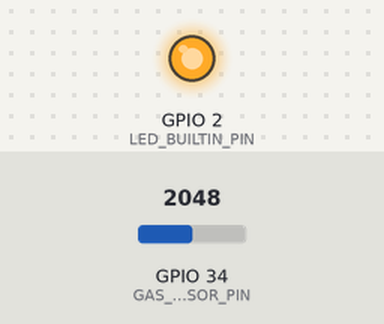
A sketch run on a simulated ESP32. Shown: output pins drawn as LEDs (lit = HIGH). The inputs (shaded band) are chosen by the test bench; at power-on: GPIO 34 (GAS_SENSOR_PIN) = 2048. WiFi joins after 1.5 s; servers stay silent unless stated; EEPROM starts erased; no MQTT or app messages arrive unless stated; what the sketch prints to the serial monitor is not drawn.

Above: at 2.1 s.
At 31.6 s:
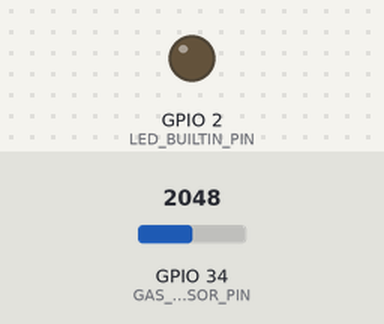
Timing chart, 0 to 33.1 s (numbered marks = the images above):
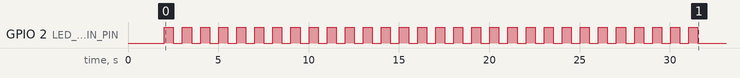

The sketch:

esp32_gas_node.ino
```cpp
/*
 * ════════════════════════════════════════════════
 *  FireWatch IoT — ESP32 Gas Detection Node
 *  Sensor : MQ-6 (analog, GPIO34)
 *  Topic  : <prefix>/gas   (prefix set via config portal)
 *  Broker : configurable — captive portal on first boot
 * ════════════════════════════════════════════════
 *  Libraries (Arduino Library Manager):
 *    - PubSubClient  by Nick O'Leary
 *    - WiFiManager   by tzapu/tablatronix
 * ════════════════════════════════════════════════
 *  First-boot setup:
 *    1. Power on → AP "FireWatch-Gas" appears
 *    2. Connect phone/laptop to that AP
 *    3. Browser opens portal at 192.168.4.1
 *    4. Enter WiFi SSID/password, MQTT broker host,
 *       port, and topic prefix → click Save
 *    5. Device reboots and connects automatically
 *    6. Config stored in NVS (survives power cycles)
 *    7. To reconfigure: hold BOOT button 3 s
 * ════════════════════════════════════════════════
 */

#include <Preferences.h>
#include <PubSubClient.h>
#include <WiFi.h>
#include <WiFiManager.h>

// ── Runtime config (loaded from NVS via Preferences) ─────────────────────
struct FWConfig {
  char mqtt_broker[64];
  int  mqtt_port;
  char topic_prefix[32];
};
FWConfig cfg;

// Derived MQTT topics — rebuilt after loadConfig()
char MQTT_TOPIC[48];
char MQTT_STATUS_TOPIC[48];
const char *MQTT_CLIENT = "fw2352_esp32_gas";

Preferences prefs;

void loadConfig() {
  prefs.begin("fw_gas", true);   // read-only namespace
  String broker = prefs.getString("broker", "broker.hivemq.com");
  cfg.mqtt_port  = prefs.getInt   ("port",    1883);
  String prefix  = prefs.getString("prefix",  "fw2352");
  prefs.end();
  broker.toCharArray(cfg.mqtt_broker,  sizeof(cfg.mqtt_broker));
  prefix.toCharArray(cfg.topic_prefix, sizeof(cfg.topic_prefix));
  snprintf(MQTT_TOPIC,        sizeof(MQTT_TOPIC),        "%s/gas",    cfg.topic_prefix);
  snprintf(MQTT_STATUS_TOPIC, sizeof(MQTT_STATUS_TOPIC), "%s/status", cfg.topic_prefix);
  Serial.printf("[CFG] broker=%s  port=%d  prefix=%s\n",
                cfg.mqtt_broker, cfg.mqtt_port, cfg.topic_prefix);
}

void saveConfig() {
  prefs.begin("fw_gas", false);  // read-write
  prefs.putString("broker", cfg.mqtt_broker);
  prefs.putInt   ("port",   cfg.mqtt_port);
  prefs.putString("prefix", cfg.topic_prefix);
  prefs.end();
  Serial.println("[CFG] Config saved to NVS.");
}

// ── Pins ──
const int GAS_SENSOR_PIN = 34; // ADC1_CH6 — analog read
const int LED_BUILTIN_PIN = 2; // Onboard LED
const int BUZZER_PIN = 25;     // Optional buzzer
const int BUZZER_CHANNEL = 0;  // LEDC channel for buzzer (ESP32)

// ── Thresholds ── (auto-calibrated at startup — see calibrateBaseline())
// MQ-6 sensor baseline varies per unit — we measure it during warmup.
int GAS_BASELINE      = 0;   // set by calibrateBaseline()
const int GAS_DELTA_WARN  = 65;  // ADC rise above baseline = warning
const int GAS_DELTA_ALERT = 105; // ADC rise above baseline = gas leak
const int GAS_SCALE_RANGE = 200; // delta range mapped to 0–1023 for dashboard

// ── Timing ──
const unsigned long PUBLISH_INTERVAL = 2000; // ms
unsigned long lastPublish = 0;

// ── Edge Computation: Ring-buffer Moving Average ─────────────────────────
const int MA_SIZE = 10;                 // slots — 10 × 2 s = 20 s window
uint16_t gasBuf[MA_SIZE] = {0};
int gaBufIdx  = 0;
bool gaBufFull = false;

// ── Edge Computation: Rate-of-Change ─────────────────────────────────────
int  gaPrevSmoothed    = -1;           // -1 = not seeded yet (skip ROC on first cycle)
const int ROC_RISING_THRESHOLD = 20;   // ADC units per cycle ⇒ considered rising

// ── Edge Computation: Delta-based Conditional Publish ────────────────────
int          gaLastPublishedValue  = -999;
const char  *gaLastPublishedStatus = "";
unsigned long gaLastForcedPublish  = 0;
const unsigned long FORCED_PUB_INTERVAL = 30000; // 30 s heartbeat
const int    DELTA_THRESHOLD = 5;      // suppress if norm value drifts ≤ this

// ── Offline queue: buffer up to 10 payloads when broker is unreachable ─────
#define OFFLINE_QUEUE_SIZE 10
String offlineQueue[OFFLINE_QUEUE_SIZE];
int    oqHead  = 0;   // index of oldest entry
int    oqTail  = 0;   // index where next entry is written
int    oqCount = 0;   // number of buffered entries

void queuePayload(const char *payload) {
  offlineQueue[oqTail] = payload;
  oqTail = (oqTail + 1) % OFFLINE_QUEUE_SIZE;
  if (oqCount < OFFLINE_QUEUE_SIZE) {
    oqCount++;
  } else {
    oqHead = (oqHead + 1) % OFFLINE_QUEUE_SIZE; // overwrite oldest
    Serial.println("[Q] Buffer full — oldest entry overwritten");
  }
  Serial.printf("[Q] Queued (#%d): %s\n", oqCount, payload);
}

void flushQueue();

WiFiClient espClient;
PubSubClient mqttClient(espClient);

void setup() {
  Serial.begin(115200);
  Serial.println("\n[FireWatch] ESP32 Gas Detection Node Starting...");

  pinMode(LED_BUILTIN_PIN, OUTPUT);
  // Set up LEDC for buzzer (ESP32 PWM — replaces tone())
  ledcAttach(BUZZER_PIN, 2000,
             8); // ESP32 Core v3.x API: attach pin, freq 2kHz, 8-bit resolution
  ledcWriteTone(BUZZER_PIN, 0); // silent

  // Load saved broker/prefix config from NVS (or defaults on first boot)
  loadConfig();
  // connectWiFi() launches WiFiManager portal if no credentials are stored
  connectWiFi();

  mqttClient.setKeepAlive(60);
  mqttClient.setSocketTimeout(10);

  // Calibrate baseline BEFORE connecting MQTT so first publish is accurate
  calibrateBaseline();

  connectMQTT();
  Serial.println("[FireWatch] Gas node ready.");
}

// ── Baseline auto-calibration ─────────────────────────────────────
void calibrateBaseline() {
  Serial.println("[GAS] Calibrating baseline — sensor warming up (30s). Keep area clear of gas/smoke!");
  // Blink slowly during calibration
  long sum = 0;
  const int SAMPLES = 60;  // one sample every 500ms = 30 seconds
  for (int i = 0; i < SAMPLES; i++) {
    sum += analogRead(GAS_SENSOR_PIN);
    digitalWrite(LED_BUILTIN_PIN, i % 2);
    Serial.printf("[GAS] Calibration %d/%d  raw=%d\n", i + 1, SAMPLES, (int)analogRead(GAS_SENSOR_PIN));
    delay(500);
  }
  GAS_BASELINE = sum / SAMPLES;
  // Add a small safety margin so slight sensor drift doesn’t cause false alerts
  GAS_BASELINE += 10;
  Serial.printf("[GAS] Baseline set to %d  warn>%d  alert>%d\n",
                GAS_BASELINE,
                GAS_BASELINE + GAS_DELTA_WARN,
                GAS_BASELINE + GAS_DELTA_ALERT);
  digitalWrite(LED_BUILTIN_PIN, LOW);
}

void loop() {
  if (WiFi.status() != WL_CONNECTED) {
    // In-loop reconnect: use WiFi.reconnect() — NOT the full portal
    Serial.println("[WiFi] Disconnected — reconnecting...");
    WiFi.reconnect();
    unsigned long _t = millis();
    while (WiFi.status() != WL_CONNECTED && millis() - _t < 10000) delay(200);
  }
  if (!mqttClient.connected()) {
    connectMQTT();
  }
  mqttClient.loop();

  unsigned long now = millis();
  if (now - lastPublish >= PUBLISH_INTERVAL) {
    lastPublish = now;
    readAndPublishGas();
  }
}

void readAndPublishGas() {
  // ── Step 1: Read ADC + ring-buffer moving average ─────────────────────
  long sum = 0;
  for (int i = 0; i < 5; i++) {
    sum += analogRead(GAS_SENSOR_PIN);
    delay(10);
  }
  int adcValue = sum / 5;

  // Fill ring buffer one slot per publish cycle
  gasBuf[gaBufIdx] = (uint16_t)adcValue;
  gaBufIdx = (gaBufIdx + 1) % MA_SIZE;
  if (gaBufIdx == 0) gaBufFull = true;

  int filledSlots = gaBufFull ? MA_SIZE : gaBufIdx;
  long bufSum = 0;
  for (int i = 0; i < filledSlots; i++) bufSum += gasBuf[i];
  int smoothed = (int)(bufSum / filledSlots);

  // ── Step 2: Normalize + risk score (0–100) ────────────────────────────
  int delta          = constrain(smoothed - GAS_BASELINE, 0, GAS_SCALE_RANGE);
  int normalizedValue = map(delta, 0, GAS_SCALE_RANGE, 0, 1023);
  int riskScore      = (int)map(delta, 0, GAS_SCALE_RANGE, 0, 100);

  // ── Step 3: Rate-of-change (per publish cycle ~2 s) ──────────────────
  int  rateOfChange = 0;
  bool rising       = false;
  if (gaPrevSmoothed >= 0) {
    // Skip ROC on very first cycle — gaPrevSmoothed=0 would give a false RISING spike
    rateOfChange = smoothed - gaPrevSmoothed;
    rising       = (rateOfChange > ROC_RISING_THRESHOLD);
  }
  gaPrevSmoothed = smoothed;

  // ── Step 4: Status classification with early-warn on rising trend ─────
  const char *statusStr;
  bool isAlert = false;

  if (smoothed > GAS_BASELINE + GAS_DELTA_ALERT) {
    statusStr = "leak";
    isAlert   = true;
    for (int i = 0; i < 3; i++) {
      digitalWrite(LED_BUILTIN_PIN, HIGH);
      ledcWriteTone(BUZZER_PIN, 2000);
      delay(100);
      digitalWrite(LED_BUILTIN_PIN, LOW);
      ledcWriteTone(BUZZER_PIN, 0);
      delay(100);
    }
  } else if (smoothed > GAS_BASELINE + GAS_DELTA_WARN || rising) {
    // Rising fast below warn threshold → early-warn
    statusStr = "warning";
    digitalWrite(LED_BUILTIN_PIN, HIGH);
  } else {
    statusStr = "safe";
    digitalWrite(LED_BUILTIN_PIN, LOW);
    ledcWriteTone(BUZZER_PIN, 0);
  }

  // ── Step 5: Delta-based conditional publish ───────────────────────────
  unsigned long now       = millis();
  bool statusChanged      = (strcmp(statusStr, gaLastPublishedStatus) != 0);
  bool valueDrifted       = (abs(normalizedValue - gaLastPublishedValue) > DELTA_THRESHOLD);
  bool heartbeatDue       = (now - gaLastForcedPublish >= FORCED_PUB_INTERVAL);

  Serial.printf("[GAS] raw=%d smooth=%d base=%d delta=%d norm=%d risk=%d roc=%+d %s\n",
                adcValue, smoothed, GAS_BASELINE, delta, normalizedValue,
                riskScore, rateOfChange, rising ? "RISING" : "");

  if (!statusChanged && !valueDrifted && !heartbeatDue) {
    Serial.println("[GAS] Suppressed — no significant change");
    return;
  }

  gaLastPublishedValue  = normalizedValue;
  gaLastPublishedStatus = statusStr;
  gaLastForcedPublish   = now;

  // ── Step 6: Build + publish JSON ─────────────────────────────────────
  char payload[192];
  snprintf(payload, sizeof(payload),
           "{\"value\":%d,\"raw\":%d,\"status\":\"%s\","
           "\"trend\":\"%s\",\"alert\":%s,\"risk\":%d}",
           normalizedValue, adcValue, statusStr,
           rising ? "rising" : "stable",
           isAlert ? "true" : "false",
           riskScore);

  if (mqttClient.connected()) {
    if (mqttClient.publish(MQTT_TOPIC, payload, false)) {
      Serial.printf("[GAS] Published → %s : %s\n", MQTT_TOPIC, payload);
    } else {
      Serial.println("[GAS] Publish FAILED — queuing");
      queuePayload(payload);
    }
  } else {
    queuePayload(payload);
  }
}

// ── Offline queue flush ────────────────────────────────────────────────────
void flushQueue() {
  if (oqCount == 0) return;
  Serial.printf("[Q] Flushing %d buffered payload(s)...\n", oqCount);
  int flushed = 0;
  while (oqCount > 0 && mqttClient.connected()) {
    if (mqttClient.publish(MQTT_TOPIC, offlineQueue[oqHead].c_str(), false)) {
      flushed++;
    } else {
      Serial.println("[Q] Flush publish failed — aborting");
      break;
    }
    oqHead = (oqHead + 1) % OFFLINE_QUEUE_SIZE;
    oqCount--;
  }
  Serial.printf("[Q] Flushed %d payload(s).\n", flushed);
}

void connectWiFi() {
  // ── WiFiManager captive-portal provisioning ────────────────────────────
  // First boot: broadcasts AP "FireWatch-Gas". Connect → 192.168.4.1 →
  // fill in SSID, password, broker host, port, topic prefix → Save.
  // Subsequent boots: reconnects silently using stored credentials.
  WiFiManager wm;
  wm.setConfigPortalTimeout(180);  // close portal after 3 min if unused

  // Custom parameters bound to runtime config
  WiFiManagerParameter p_broker("broker", "MQTT Broker Host",
                                 cfg.mqtt_broker,  63);
  char portBuf[6]; snprintf(portBuf, sizeof(portBuf), "%d", cfg.mqtt_port);
  WiFiManagerParameter p_port  ("port",   "MQTT Port (TCP)",
                                 portBuf,           5);
  WiFiManagerParameter p_prefix("prefix", "Topic Prefix",
                                 cfg.topic_prefix, 31);
  wm.addParameter(&p_broker);
  wm.addParameter(&p_port);
  wm.addParameter(&p_prefix);

  // Persist custom params when user hits Save in the portal
  wm.setSaveParamsCallback([&]() {
    strncpy(cfg.mqtt_broker,  p_broker.getValue(), sizeof(cfg.mqtt_broker)  - 1);
    cfg.mqtt_port = atoi(p_port.getValue());
    if (cfg.mqtt_port <= 0) cfg.mqtt_port = 1883;
    strncpy(cfg.topic_prefix, p_prefix.getValue(), sizeof(cfg.topic_prefix) - 1);
    snprintf(MQTT_TOPIC,        sizeof(MQTT_TOPIC),        "%s/gas",    cfg.topic_prefix);
    snprintf(MQTT_STATUS_TOPIC, sizeof(MQTT_STATUS_TOPIC), "%s/status", cfg.topic_prefix);
    saveConfig();
  });

  bool connected = wm.autoConnect("FireWatch-Gas");
  if (!connected) {
    Serial.println("[WiFi] Portal timeout — restarting...");
    ESP.restart();
  }
  Serial.printf("[WiFi] Connected! IP: %s\n", WiFi.localIP().toString().c_str());
}

void connectMQTT() {
  // Use live config — picks up any broker change made via the portal
  mqttClient.setServer(cfg.mqtt_broker, cfg.mqtt_port);

  char willMsg[80];
  snprintf(willMsg, sizeof(willMsg), "{\"node\":\"esp32_gas\",\"status\":\"offline\"}");

  int attempts = 0;
  while (!mqttClient.connected() && attempts < 5) {
    Serial.printf("[MQTT] Connecting to %s:%d as %s...\n",
                  cfg.mqtt_broker, cfg.mqtt_port, MQTT_CLIENT);
    if (mqttClient.connect(MQTT_CLIENT, nullptr, nullptr,
                           MQTT_STATUS_TOPIC, 0, false, willMsg)) {
      Serial.println("[MQTT] Connected!");
      flushQueue();  // publish any payloads buffered while offline
      mqttClient.publish(MQTT_STATUS_TOPIC,
                         "{\"node\":\"esp32_gas\",\"status\":\"online\"}");
    } else {
      Serial.printf("[MQTT] Failed rc=%d — retry in 3s\n", mqttClient.state());
      delay(3000);
      attempts++;
    }
  }

  if (!mqttClient.connected()) {
    Serial.println("[MQTT] All retries exhausted — restarting...");
    delay(1000);
    ESP.restart();
  }
}
```
